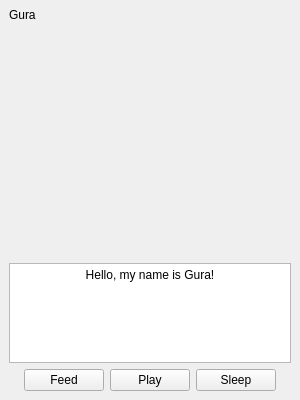
<?xml version="1.0" encoding="UTF-8"?>
<ui version="4.0">
 <class>MainWindow</class>
 <widget class="QMainWindow" name="MainWindow">
  <property name="geometry">
   <rect>
    <x>0</x>
    <y>0</y>
    <width>300</width>
    <height>400</height>
   </rect>
  </property>
  <property name="minimumSize">
   <size>
    <width>300</width>
    <height>400</height>
   </size>
  </property>
  <property name="maximumSize">
   <size>
    <width>500</width>
    <height>600</height>
   </size>
  </property>
  <property name="windowTitle">
   <string>Buddy v1.0</string>
  </property>
  <widget class="QWidget" name="central_widget">
   <layout class="QVBoxLayout" name="verticalLayout">
    <property name="leftMargin">
     <number>9</number>
    </property>
    <property name="topMargin">
     <number>0</number>
    </property>
    <property name="rightMargin">
     <number>9</number>
    </property>
    <property name="bottomMargin">
     <number>9</number>
    </property>
    <item>
     <spacer name="verticalSpacer">
      <property name="orientation">
       <enum>Qt::Vertical</enum>
      </property>
      <property name="sizeType">
       <enum>QSizePolicy::Fixed</enum>
      </property>
      <property name="sizeHint" stdset="0">
       <size>
        <width>20</width>
        <height>5</height>
       </size>
      </property>
     </spacer>
    </item>
    <item>
     <layout class="QHBoxLayout" name="horizontalLayout">
      <property name="leftMargin">
       <number>0</number>
      </property>
      <property name="topMargin">
       <number>0</number>
      </property>
      <item>
       <widget class="QLabel" name="buddy_name">
        <property name="text">
         <string>Gura</string>
        </property>
       </widget>
      </item>
      <item>
       <spacer name="horizontalSpacer">
        <property name="orientation">
         <enum>Qt::Horizontal</enum>
        </property>
        <property name="sizeHint" stdset="0">
         <size>
          <width>40</width>
          <height>20</height>
         </size>
        </property>
       </spacer>
      </item>
      <item>
       <widget class="QPushButton" name="minimize_button">
        <property name="sizePolicy">
         <sizepolicy hsizetype="Fixed" vsizetype="Fixed">
          <horstretch>0</horstretch>
          <verstretch>0</verstretch>
         </sizepolicy>
        </property>
        <property name="minimumSize">
         <size>
          <width>16</width>
          <height>16</height>
         </size>
        </property>
        <property name="maximumSize">
         <size>
          <width>16</width>
          <height>16</height>
         </size>
        </property>
        <property name="text">
         <string/>
        </property>
        <property name="icon">
         <iconset>
          <normaloff>../res/minus.png</normaloff>../res/minus.png</iconset>
        </property>
        <property name="flat">
         <bool>true</bool>
        </property>
       </widget>
      </item>
      <item>
       <widget class="QPushButton" name="settings_button">
        <property name="minimumSize">
         <size>
          <width>16</width>
          <height>16</height>
         </size>
        </property>
        <property name="maximumSize">
         <size>
          <width>16</width>
          <height>16</height>
         </size>
        </property>
        <property name="layoutDirection">
         <enum>Qt::RightToLeft</enum>
        </property>
        <property name="text">
         <string/>
        </property>
        <property name="icon">
         <iconset>
          <normaloff>../res/setting.png</normaloff>../res/setting.png</iconset>
        </property>
        <property name="flat">
         <bool>true</bool>
        </property>
       </widget>
      </item>
      <item>
       <widget class="QPushButton" name="close_button">
        <property name="sizePolicy">
         <sizepolicy hsizetype="Fixed" vsizetype="Fixed">
          <horstretch>0</horstretch>
          <verstretch>0</verstretch>
         </sizepolicy>
        </property>
        <property name="minimumSize">
         <size>
          <width>16</width>
          <height>16</height>
         </size>
        </property>
        <property name="maximumSize">
         <size>
          <width>16</width>
          <height>16</height>
         </size>
        </property>
        <property name="text">
         <string/>
        </property>
        <property name="icon">
         <iconset>
          <normaloff>../res/close.png</normaloff>../res/close.png</iconset>
        </property>
        <property name="flat">
         <bool>true</bool>
        </property>
       </widget>
      </item>
     </layout>
    </item>
    <item>
     <widget class="QLabel" name="buddy_display">
      <property name="sizePolicy">
       <sizepolicy hsizetype="Expanding" vsizetype="Expanding">
        <horstretch>0</horstretch>
        <verstretch>0</verstretch>
       </sizepolicy>
      </property>
      <property name="text">
       <string/>
      </property>
      <property name="pixmap">
       <pixmap>../gura.png</pixmap>
      </property>
      <property name="scaledContents">
       <bool>true</bool>
      </property>
      <property name="alignment">
       <set>Qt::AlignCenter</set>
      </property>
     </widget>
    </item>
    <item>
     <widget class="QTextEdit" name="buddy_output">
      <property name="enabled">
       <bool>true</bool>
      </property>
      <property name="sizePolicy">
       <sizepolicy hsizetype="Preferred" vsizetype="Preferred">
        <horstretch>0</horstretch>
        <verstretch>0</verstretch>
       </sizepolicy>
      </property>
      <property name="maximumSize">
       <size>
        <width>16777215</width>
        <height>100</height>
       </size>
      </property>
      <property name="mouseTracking">
       <bool>true</bool>
      </property>
      <property name="focusPolicy">
       <enum>Qt::NoFocus</enum>
      </property>
      <property name="readOnly">
       <bool>true</bool>
      </property>
      <property name="html">
       <string>&lt;!DOCTYPE HTML PUBLIC &quot;-//W3C//DTD HTML 4.0//EN&quot; &quot;http://www.w3.org/TR/REC-html40/strict.dtd&quot;&gt;
&lt;html&gt;&lt;head&gt;&lt;meta name=&quot;qrichtext&quot; content=&quot;1&quot; /&gt;&lt;meta charset=&quot;utf-8&quot; /&gt;&lt;style type=&quot;text/css&quot;&gt;
p, li { white-space: pre-wrap; }
&lt;/style&gt;&lt;/head&gt;&lt;body style=&quot; font-family:'Segoe UI'; font-size:9pt; font-weight:400; font-style:normal;&quot;&gt;
&lt;p align=&quot;center&quot; style=&quot; margin-top:0px; margin-bottom:0px; margin-left:0px; margin-right:0px; -qt-block-indent:0; text-indent:0px;&quot;&gt;Hello, my name is Gura!&lt;/p&gt;&lt;/body&gt;&lt;/html&gt;</string>
      </property>
     </widget>
    </item>
    <item>
     <layout class="QHBoxLayout" name="button_layout">
      <item>
       <spacer name="button_spacer_left">
        <property name="orientation">
         <enum>Qt::Horizontal</enum>
        </property>
        <property name="sizeHint" stdset="0">
         <size>
          <width>40</width>
          <height>20</height>
         </size>
        </property>
       </spacer>
      </item>
      <item>
       <widget class="QPushButton" name="feed_button">
        <property name="text">
         <string>Feed</string>
        </property>
       </widget>
      </item>
      <item>
       <widget class="QPushButton" name="play_button">
        <property name="text">
         <string>Play</string>
        </property>
       </widget>
      </item>
      <item>
       <widget class="QPushButton" name="sleep_button">
        <property name="text">
         <string>Sleep</string>
        </property>
       </widget>
      </item>
      <item>
       <spacer name="button_spacer_right">
        <property name="orientation">
         <enum>Qt::Horizontal</enum>
        </property>
        <property name="sizeHint" stdset="0">
         <size>
          <width>40</width>
          <height>20</height>
         </size>
        </property>
       </spacer>
      </item>
     </layout>
    </item>
   </layout>
  </widget>
 </widget>
 <resources/>
 <connections/>
</ui>
